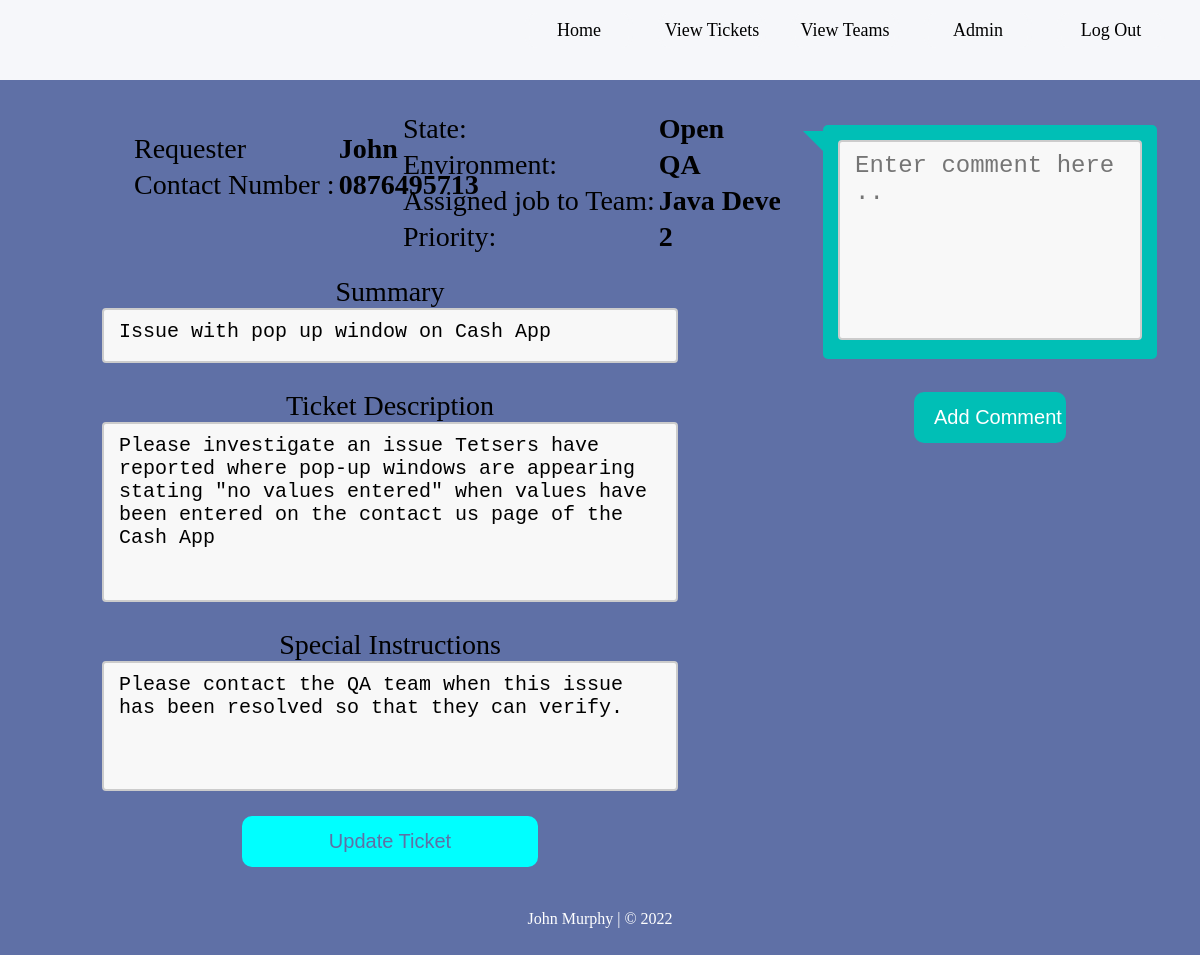
The page /ticket/17 (signed in) on the database its author committed.
### TicketDB.py (models this page shows, shortened)
class Ticket(db.Model):
    __tablename__ = "tickettable"
    ticket_id = db.Column(db.Integer, primary_key=True, unique=True, autoincrement=True)
    user_id = db.Column(db.Integer, db.ForeignKey(User.user_id))
    ticket_user = db.relationship("User", backref='Ticket')
    ticket_created = db.Column(db.String(50), default=func.now())
    description = db.Column(db.String(300))
    state = db.Column(db.String(30), default="Open")
    team_id = db.Column(db.Integer, db.ForeignKey(Team.team_id))
    ticket_team = db.relationship("Team", backref='Ticket')
    contact_num = db.Column(db.String(20))
    priority = db.Column(db.Integer)
    summary = db.Column(db.String(80))
    environment = db.Column(db.String(50))
    ticket_sp_instruction = db.Column(db.String(200))

class User(db.Model):
    __tablename__ = "usertable"
    user_id = db.Column(db.Integer, primary_key=True, unique=True, autoincrement=True)
    username = db.Column(db.String(50))
    name = db.Column(db.String(50))
    email = db.Column(db.String(50), unique=True)
    jobTitle = db.Column(db.String(60))
    password = db.Column(db.String(12))
    dateCreated = db.Column(db.DATETIME, default=func.now())
    tasksComplete = db.Column(db.Integer)
    team_id = db.Column(db.Integer, db.ForeignKey(Team.team_id))
    team_user = db.relationship("Team", backref='User')

class Team(db.Model):
    __tablename__ = "teamtable"
    team_id = db.Column(db.Integer, primary_key=True, unique=True, autoincrement=True)
    team_name = db.Column(db.String(50), unique=True)
    team_category = db.Column(db.String(50))

### main.py (the view, shortened to what this page needs)
@app.route('/ticket/<int:chosen_ticket_id>', methods=['GET', 'POST'])
def viewTicket(chosen_ticket_id):
    ticketinfo = Ticket.query.with_entities(Ticket.ticket_id, Ticket.user_id,  User.name, Ticket.ticket_created,
                  Ticket.description, Ticket.state, Ticket.team_id, Team.team_name, User.email,
                 Ticket.contact_num, Ticket.priority, Ticket.summary, Ticket.environment, Ticket.ticket_sp_instruction)\
                 .join(Team,Ticket.team_id == Team.team_id).join(User, Ticket.user_id == User.user_id).filter\
        (Ticket.ticket_id == chosen_ticket_id).all()
    teamList = Team.query.all()
    allComments = TComment.query.with_entities(TComment.comm_id, TComment.ticket_id, TComment.comment, TComment.user_id, TComment
                  .timecreated, User.name).join(User, TComment.user_id == User.user_id).filter(TComment.ticket_id == chosen_ticket_id)\
                  .order_by(desc(TComment.timecreated)).all()
    if request.method == 'GET':
        if ticketinfo:
            return render_template('ticket.html', ticketinfo=ticketinfo, teamList=teamList, allComments=allComments)

### templates/ticket.html (shortened to what this page needs)
<!DOCTYPE html>
<html lang="en">
<head>
    <link rel="stylesheet" href="{{ url_for('static', filename='css/ttStyle.css') }}">
</head>
<body>
<div id="wrapper">
	<header id="head-home">
		<ul class="nav-links">
			<li id="header-links" class="link-buttons"><a href="/">Home</a></li>
			<li id="header-links" class="link-buttons"><a href="/opentickets">View Tickets</a></li>
			<li id="header-links" class="link-buttons"><a href="/teams">View Teams</a></li>
			<li id="header-links" class="link-buttons"><a href="/admin_data">Admin</a></li>
			<li id="header-links"class="link-buttons"><a href="/logout">Log Out</a></li>
		</ul>
	</header>
    <div id="tick_outer_holder">
    {% for ticket in ticketinfo %}
    <div id="tick_holder">
        <div id="tick_topleft">
            <table id="tick_info_table">
            <tr>
                <td>Requester</td>
                <td><b>{{ ticket.name }}</b></td>
            </tr>
            <tr>
                <td>Contact Number :</td>
                <td><b>{{ ticket.contact_num }}</b></td>
            </tr>
            </table>
        </div>
            <div id="tick_topright">
                 <table id="tick_info_table">
            <tr>
                <td>State:</td>
                <td><b>{{ ticket.state }}</b></td>
            </tr>
            <tr>
                <td>Environment:</td>
                <td><b>{{ ticket.environment }}</b></td>
            </tr>
            <tr>
                <td>Assigned job to Team:</td>
                <td><b>{{ ticket.team_name }}</b></td>
            </tr>
            <tr>
                <td>Priority:</td>
                <td><b>{{ ticket.priority }}</b></td>
            </tr>
            </table>
            </div>
            <div id="tick_summaryholder">
                <p>Summary </p>
                <textarea name = "summary" id="tick_text_summary" readonly>{{ticket.summary}}</textarea>
            </div>
            <div id="tick_descholder">
                <p>Ticket Description</p>
                <textarea name = "description" id="tick_text_desc" readonly >{{ticket.description}}</textarea>
            </div>
            <div id="tick_specialint">
                <p>Special Instructions</p>
                <textarea name = "ticket_sp_instruction" id="tick_text_specialint" readonly>{{ ticket.ticket_sp_instruction }}</textarea>
            </div>
            <div id="tick_buttoholder">
                <a href="/editticket/{{ ticket.ticket_id }}"><button id="ticketButton">Update Ticket</button></a>
            </div>
    </div>
    {% endfor %}
    <div id="tick_comment_holder">
        <form id="comment-form" action='' method = "POST">
            <div id="tick_entercomment_bubble">
    		    <textarea name = "comment" id="tick_enter_comment_box" placeholder="Enter comment here .." required></textarea>
		    </div>
        <input type = "submit" value = "Add Comment" id="comment_button">
        </form>
    </div>
</div>
</div>
<footer>
	<p>John Murphy | &copy; 2022</p>
</footer>
</body>
</html>

### static/css/ttStyle.css (style rules this page uses)
* { margin:0; }
html, body { height: 100%; }
#wrapper { float:left; width: 100%; min-height: 100vh; padding-bottom: 60px; background:#f6f7fa; box-sizing: border-box; }
#head-home { float: left; width:100%; height:80px; padding-bottom: 20px; box-sizing: border-box; }
ul.nav-links { float: right; height: 60px; margin-top: 12.5px; margin-right: 10px; }
li.link-buttons { float:left; line-height: 35px; width:100px; margin-right: 25px; list-style-type: none; text-align: center; font-size: 18px; border-radius:12px; border-right-width: 4px; border-left-width: 4px; border-right-style: solid; border-left-style: solid; color: #f6f7fa; border-color: #f6f7fa; font-family: PTSans; }
li#header-links { color: #000; }
#header-links a { text-decoration: none; color: #000 }
footer { float: left; width:100%; height:60px; font-family: PTSans; background: #5f70a6; text-align: center; color: #fff; margin-top: -60px; padding-top: 15px; box-sizing: border-box; }
td { text-overflow: ellipsis; white-space: nowrap; overflow: hidden; }
#tick_topleft { float: left; width: 50%; height: 20%; padding: 10px; padding-left: 15%; text-align: center; margin-top: 20px; box-sizing: border-box; font-size: 28px; }
#tick_info_table td { text-align: left; }
#tick_topright { float: left; width: 50%; font-size: 28px; height: 20%; padding: 10px; box-sizing: border-box; }
#tick_summaryholder { float: left; width: 100%; font-size: 28px; padding: 10px; box-sizing: border-box; text-align: center; }
#tick_descholder { float: left; width: 100%; height: 20%; font-size: 28px; padding: 10px; box-sizing: border-box; text-align: center; }
#tick_specialint { float: left; width: 100%; font-size: 28px; margin: 0 auto; padding: 10px; box-sizing: border-box; text-align: center; }
#tick_buttoholder { float: left; width: 100%; margin: 0 auto; text-align: center; }
#ticketButton { width: 40%; font-size: 20px; color: #5f70a6; padding: 14px 20px; background-color: aqua; margin: 8px 0; border: none; border-radius: 10px; cursor: pointer; }
#tick_outer_holder { float: left; width: 100%; height: 100%; background-color: #5f70a6; box-sizing: border-box; }
#tick_holder { float: left; width: 65%; height: 100%; padding: 20px; box-sizing: border-box; background: #5f70a6; }
#tick_text_summary { width: 80%; height: 55px; background-color: #f8f8f8; padding: 10px 15px; border: 2px solid #ccc; border-radius: 4px; resize: none; box-sizing: border-box; font-size: 20px; }
#tick_text_desc { width: 80%; height: 180px; background-color: #f8f8f8; padding: 10px 15px; border: 2px solid #ccc; border-radius: 4px; resize: none; box-sizing: border-box; font-size: 20px; }
#tick_text_specialint { width: 80%; height: 130px; background-color: #f8f8f8; padding: 10px 15px; border: 2px solid #ccc; border-radius: 4px; resize: none; box-sizing: border-box; font-size: 20px; }
#tick_comment_holder { float: left; width: 35%; height: 100%; padding: 20px; box-sizing: border-box; background: #5f70a6; text-align: center; }
#tick_enter_comment_box { width: 100%; height: 200px; background-color: #f8f8f8; padding: 10px 15px; border: 2px solid #ccc; border-radius: 4px; resize: none; box-sizing: border-box; font-size: 24px; }
#tick_entercomment_bubble { width: 80%; margin: 25px auto; border-radius: 5px; background: #00bfb6; padding: 15px; text-align: center; color: #fff; position:relative; }
#tick_entercomment_bubble:before { content: ""; width: 0px; height: 0px; position: absolute; border-right: 10px solid #00bfb6; border-left: 10px solid transparent; border-top: 10px solid #00bfb6; border-bottom: 10px solid transparent; left: -20px; top: 6px; }
#comment_button { width: 40%; font-size: 20px; color: #ffffff; padding: 14px 20px; background-color: #00bfb6; margin: 8px 0; border: none; border-radius: 10px; cursor: pointer; }

### rows shown on the page
Ticket: name "John", contact_num "0876495713", state "Open", environment "QA", team_name "Java Developers", priority "2", summary "Issue with pop up window on Cash App", description "Please investigate an issue Tetsers have reported where pop-up windows are appearing stating \"no values entered\" when values have been entered on the contact us page of the Cash App", ticket_sp_instruction "Please contact the QA team when this issue has been resolved so that they can verify."
